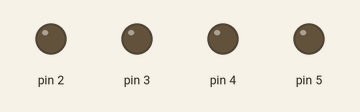
Bench run of a sketch on a simulated Arduino Uno, built with avr-gcc and run on an emulated ATmega328P. On the bench: output pins drawn as LEDs (lit = HIGH).

Above: at 0.4 s.
At 2.8 s:
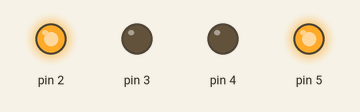
At 4.4 s:
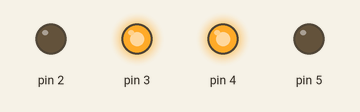
At 6.8 s:
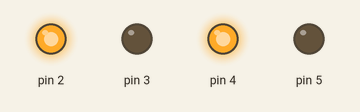
Timing chart, 0 to 7.3 s (numbered marks = the images above):
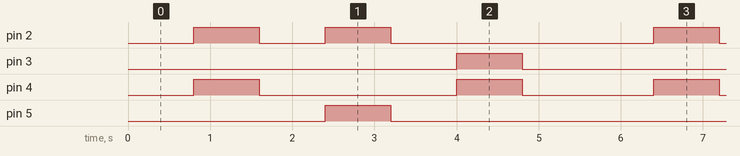

The sketch:

DC_Motor.ino
```cpp
unsigned long int pattern[][4]={
	{1,0,1,0},
	{0,0,0,0},
	{0,1,0,1},
	{0,0,0,0},
	{1,0,0,1},
	{0,0,0,0},
	{0,1,1,0},
	{0,0,0,0}
};
void setup()
{
	pinMode(5, OUTPUT);
	pinMode(4, OUTPUT);
	pinMode(3, OUTPUT);
	pinMode(2, OUTPUT);
}
void loop()
{
	unsigned int count;
	if(count>=7)
	{
		count=0;
	}
	for(count=0;count<7;count++)
	{
		digitalWrite(5, pattern[count][4]);
		digitalWrite(4, pattern[count][5]);
		digitalWrite(3, pattern[count][6]);
		digitalWrite(2, pattern[count][7]);
		delay(800);
	}
}	
```

Measured:
- by itself, pin 2: repeats every 5.6 s: LOW 0.80 s, HIGH 0.80 s, LOW 3.2 s, HIGH 0.80 s
- by itself, pin 3, pin 5: alternates HIGH for 0.80 s and LOW for 4.8 s
- by itself, pin 4: repeats every 5.6 s: LOW 2.4 s, HIGH 0.80 s, LOW 1.6 s, HIGH 0.80 s
